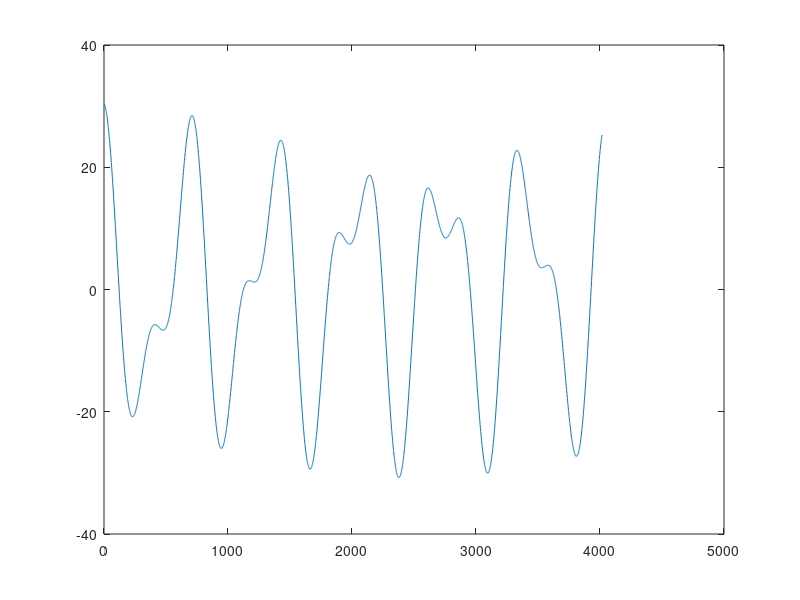

Reproduce this figure in MATLAB. (Note: this script raises an error after producing the figure.)
rEarth=1;       %in AU
rMars=1.8;      %in AU
dailyPrecEarth=0.0172;      %period is one year
dailyPrecMars=0.00915;      %period is just under two years
years=12;
days=365;
offset=365;

%Earth
coordsEarth=zeros(days*years-offset+1,2);

for i=1:days*years
    coordsEarth(i,1)=rEarth*sin(dailyPrecEarth*(i+offset-1));
    coordsEarth(i,2)=rEarth*cos(dailyPrecEarth*(i+offset-1));
end

%Mars
coordsMars=zeros(days*years-offset+1,2);

for i=1:days*years-offset+1
    coordsMars(i,1)=rMars*sin(dailyPrecMars*(i+offset-1));
    coordsMars(i,2)=rMars*cos(dailyPrecMars*(i+offset-1));
end
rDif=zeros(days*years-offset+1,2);
for i=1:days*years-offset+1
    rDif(i,1)=-(coordsMars(i,1)-coordsEarth(i,1));
    rDif(i,2)=-(coordsMars(i,2)-coordsEarth(i,2));
end

%plot(coordsEarth(:,1),coordsEarth(:,2),coordsMars(:,1),coordsMars(:,2))
%plot((rDif(:,1)),(rDif(:,2)))
plot(11*rDif(:,2))
hold on
plot(decDecimal,'r')
hold off


